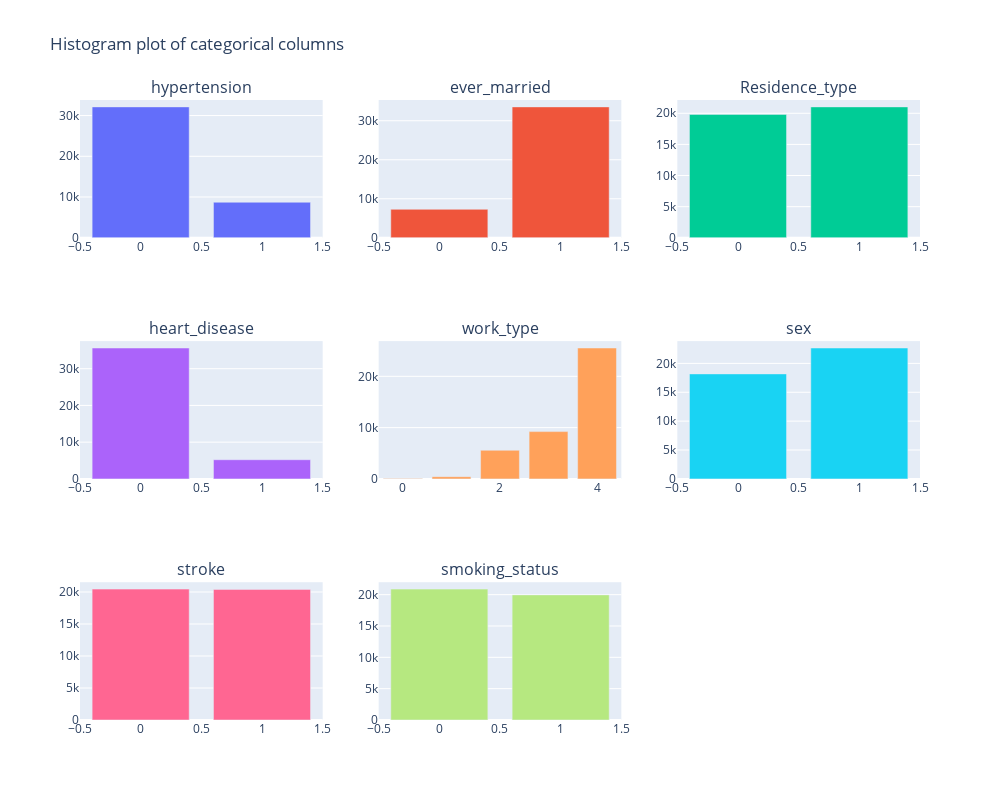

The notebook cell saved with this chart:
### Code cell
n_cols = 3
n_rows = n_rows = int(np.ceil(len(categorical_s.copy()) / n_cols))

"""Histogram using plotly"""
fig = make_subplots(rows=n_rows, cols=n_cols,
                    subplot_titles=tuple(categorical_s.copy()))

for i, col in enumerate(categorical_s.copy()):
    counts = data_dict['S'][col].value_counts()
    fig.add_trace(go.Bar(name=col, x=counts.index, y=counts.values), 
                  row=i//n_cols + 1,
                  col=i%n_cols + 1)

fig.update_layout(title="Histogram plot of categorical columns",
                 height=800,
                 width=1000,
                 showlegend=False)

### Figure 1 — Plotly figure (JSON) as saved in the notebook; plotly's stock layout.template omitted (floating-point values rounded to 4 significant figures)
{"data": [{"name": "hypertension", "type": "bar", "x": [0, 1], "xaxis": "x", "y": [32124, 8725], "yaxis": "y"}, {"name": "ever_married", "type": "bar", "x": [1, 0], "xaxis": "x2", "y": [33549, 7300], "yaxis": "y2"}, {"name": "Residence_type", "type": "bar", "x": [1, 0], "xaxis": "x3", "y": [21028, 19821], "yaxis": "y3"}, {"name": "heart_disease", "type": "bar", "x": [0, 1], "xaxis": "x4", "y": [35633, 5216], "yaxis": "y4"}, {"name": "work_type", "type": "bar", "x": [4, 3, 2, 1, 0], "xaxis": "x5", "y": [25528, 9223, 5582, 431, 85], "yaxis": "y5"}, {"name": "sex", "type": "bar", "x": [1, 0], "xaxis": "x6", "y": [22667, 18182], "yaxis": "y6"}, {"name": "stroke", "type": "bar", "x": [0, 1], "xaxis": "x7", "y": [20447, 20402], "yaxis": "y7"}, {"name": "smoking_status", "type": "bar", "x": [0, 1], "xaxis": "x8", "y": [20886, 19963], "yaxis": "y8"}], "layout": {"annotations": [{"font": {"size": 16}, "showarrow": false, "text": "hypertension", "x": 0.1444, "xanchor": "center", "xref": "paper", "y": 1, "yanchor": "bottom", "yref": "paper"}, {"font": {"size": 16}, "showarrow": false, "text": "ever_married", "x": 0.5, "xanchor": "center", "xref": "paper", "y": 1, "yanchor": "bottom", "yref": "paper"}, {"font": {"size": 16}, "showarrow": false, "text": "Residence_type", "x": 0.8556, "xanchor": "center", "xref": "paper", "y": 1, "yanchor": "bottom", "yref": "paper"}, {"font": {"size": 16}, "showarrow": false, "text": "heart_disease", "x": 0.1444, "xanchor": "center", "xref": "paper", "y": 0.6111, "yanchor": "bottom", "yref": "paper"}, {"font": {"size": 16}, "showarrow": false, "text": "work_type", "x": 0.5, "xanchor": "center", "xref": "paper", "y": 0.6111, "yanchor": "bottom", "yref": "paper"}, {"font": {"size": 16}, "showarrow": false, "text": "sex", "x": 0.8556, "xanchor": "center", "xref": "paper", "y": 0.6111, "yanchor": "bottom", "yref": "paper"}, {"font": {"size": 16}, "showarrow": false, "text": "stroke", "x": 0.1444, "xanchor": "center", "xref": "paper", "y": 0.2222, "yanchor": "bottom", "yref": "paper"}, {"font": {"size": 16}, "showarrow": false, "text": "smoking_status", "x": 0.5, "xanchor": "center", "xref": "paper", "y": 0.2222, "yanchor": "bottom", "yref": "paper"}], "height": 800, "showlegend": false, "title": {"text": "Histogram plot of categorical columns"}, "width": 1000, "xaxis": {"anchor": "y", "domain": [0, 0.2889]}, "xaxis2": {"anchor": "y2", "domain": [0.3556, 0.6444]}, "xaxis3": {"anchor": "y3", "domain": [0.7111, 1]}, "xaxis4": {"anchor": "y4", "domain": [0, 0.2889]}, "xaxis5": {"anchor": "y5", "domain": [0.3556, 0.6444]}, "xaxis6": {"anchor": "y6", "domain": [0.7111, 1]}, "xaxis7": {"anchor": "y7", "domain": [0, 0.2889]}, "xaxis8": {"anchor": "y8", "domain": [0.3556, 0.6444]}, "xaxis9": {"anchor": "y9", "domain": [0.7111, 1]}, "yaxis": {"anchor": "x", "domain": [0.7778, 1]}, "yaxis2": {"anchor": "x2", "domain": [0.7778, 1]}, "yaxis3": {"anchor": "x3", "domain": [0.7778, 1]}, "yaxis4": {"anchor": "x4", "domain": [0.3889, 0.6111]}, "yaxis5": {"anchor": "x5", "domain": [0.3889, 0.6111]}, "yaxis6": {"anchor": "x6", "domain": [0.3889, 0.6111]}, "yaxis7": {"anchor": "x7", "domain": [0, 0.2222]}, "yaxis8": {"anchor": "x8", "domain": [0, 0.2222]}, "yaxis9": {"anchor": "x9", "domain": [0, 0.2222]}}}
